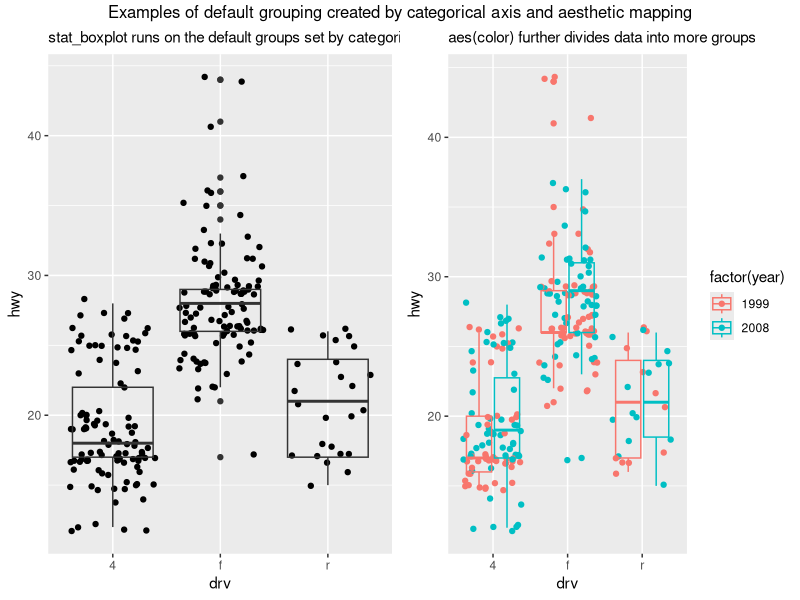
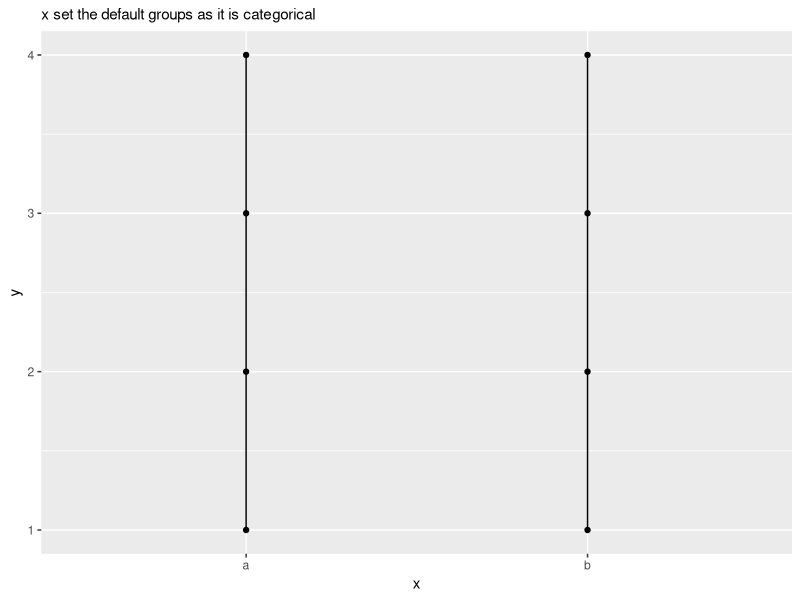
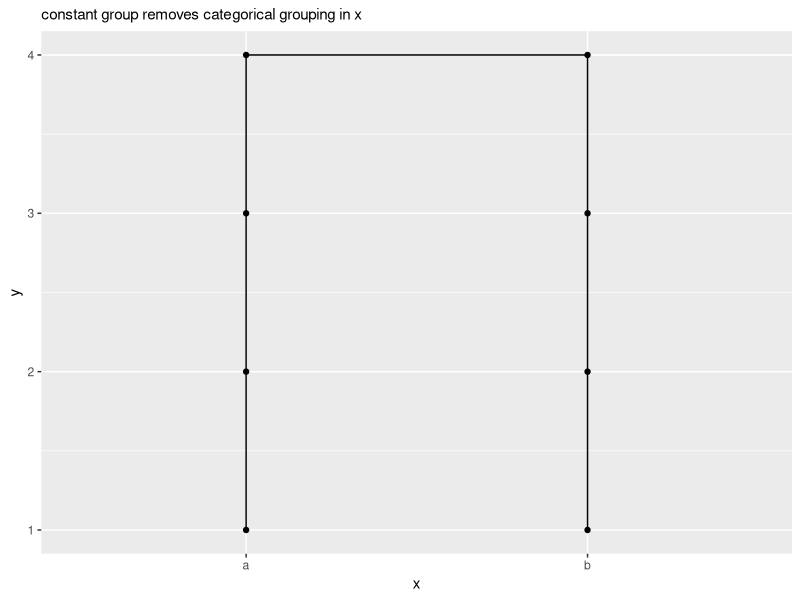
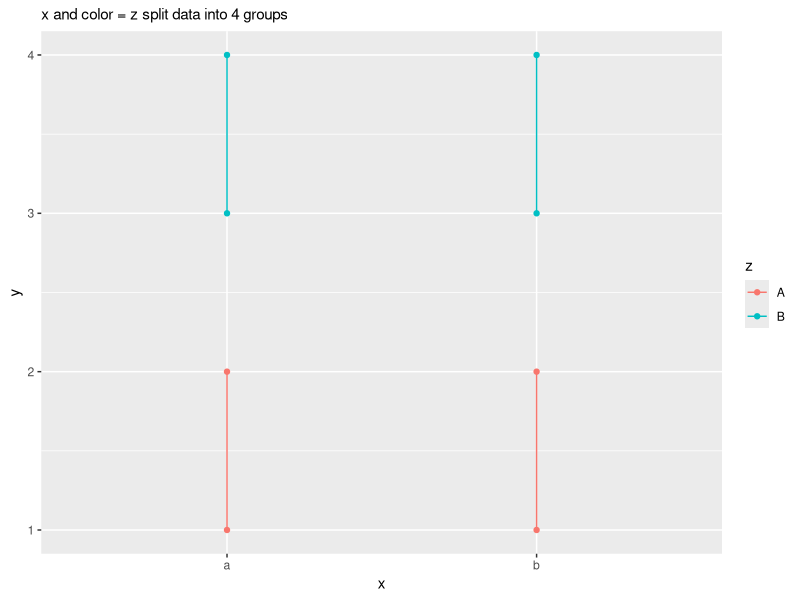
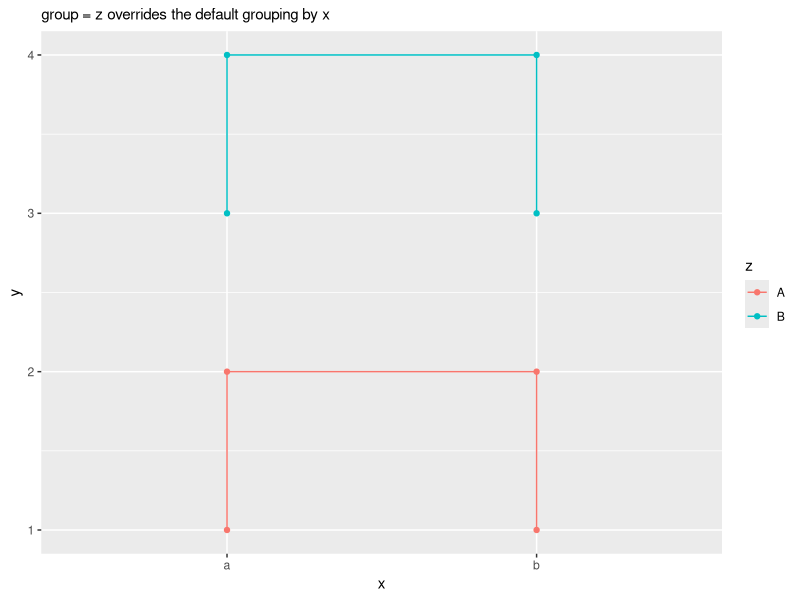
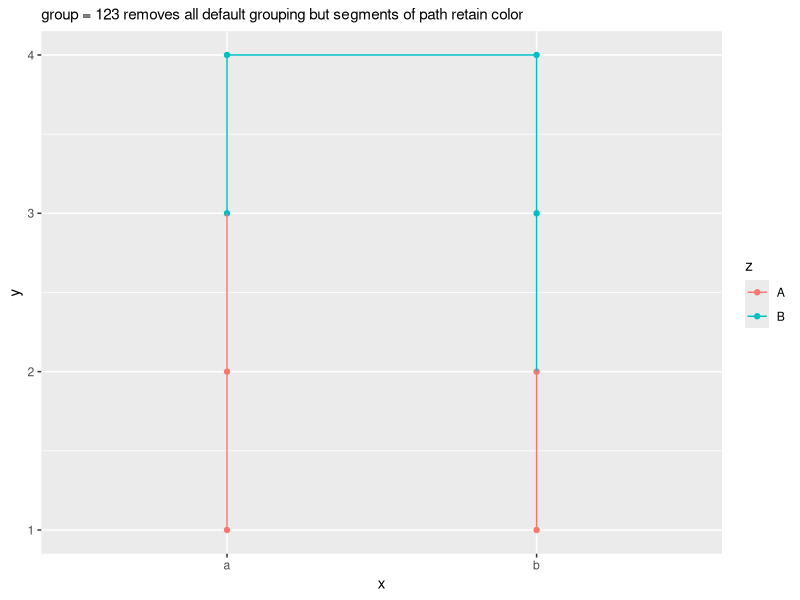
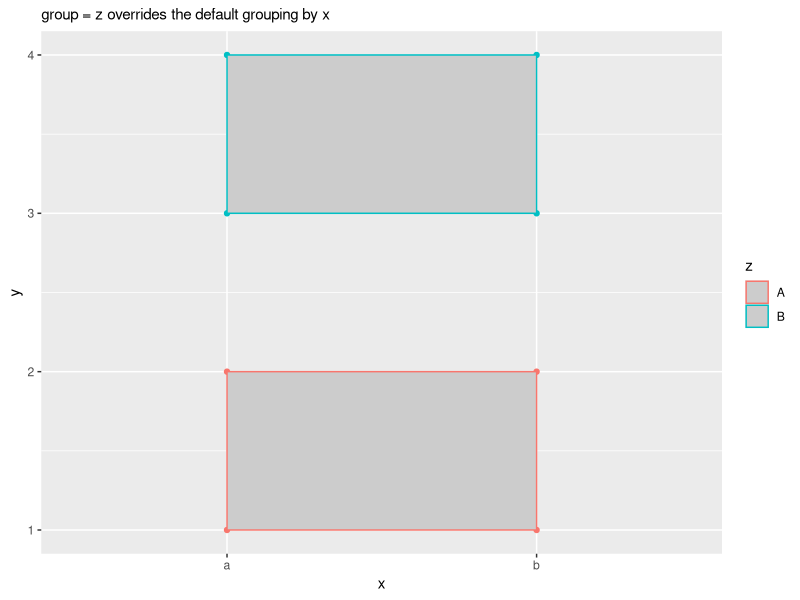
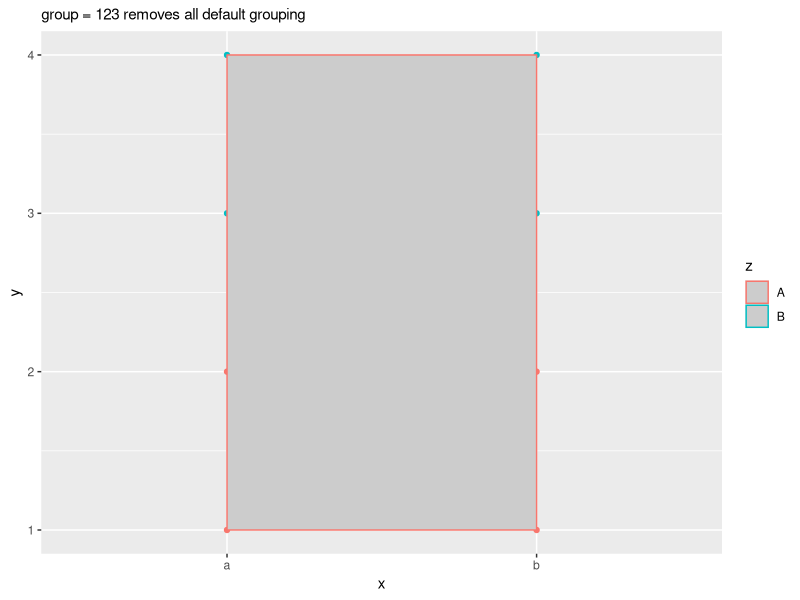

Recreate these plots in R, in order.
## ---- chunk 1
library(knitr)
opts_chunk$set(message = FALSE, warning = FALSE)
## ---- chunk 2
library(ggplot2)
library(grid)
library(gridExtra)

g1 <- ggplot(mpg, aes(drv, hwy)) +
    geom_jitter() +
    stat_boxplot(fill = NA) +
    labs(subtitle = "stat_boxplot runs on the default groups set by categorical drv")

g2 <- ggplot(mpg, aes(drv, hwy, color = factor(year))) +
    geom_jitter() +
    stat_boxplot(fill = NA) +
    labs(subtitle = "aes(color) further divides data into more groups")

grid.arrange(g1, g2, nrow = 1,
             top = textGrob("Examples of default grouping created by categorical axis and aesthetic mapping"))
## ---- chunk 3
# make up a simple dummy data frame
df <- data.frame(x = c("a", "a", "a", "a", "b", "b", "b", "b"),
                 y = c(1, 2, 3, 4, 4, 3, 2, 1),
                 z = c("A", "A", "B", "B", "B", "B", "A", "A"))

ggplot(df, aes(x, y)) +
    geom_point() +
    geom_path() +
    labs(subtitle = "x set the default groups as it is categorical")
## ---- chunk 4
ggplot(df, aes(x, y)) +
    geom_point() +
    geom_path(aes(group = 123)) +   # constant group can stay outside of aes()
    labs(subtitle = "constant group removes categorical grouping in x")
## ---- chunk 5
ggplot(df, aes(x, y, color = z)) +
    geom_point() +
    geom_path() +
    labs(subtitle = "x and color = z split data into 4 groups")
## ---- chunk 6
ggplot(df, aes(x, y, color = z)) +
    geom_point() +
    geom_path(aes(group = z)) +
    labs(subtitle = "group = z overrides the default grouping by x")
## ---- chunk 7
ggplot(df, aes(x, y, color = z)) +
    geom_point() +
    geom_path(aes(group = 123)) +
    labs(subtitle = "group = 123 removes all default grouping but segments of path retain color")
## ---- chunk 8
ggplot(df, aes(x, y, color = z)) +
    geom_point() +
    geom_polygon(aes(group = z), fill = "grey80") +
    labs(subtitle = "group = z overrides the default grouping by x")
## ---- chunk 9
ggplot(df, aes(x, y, color = z)) +
    geom_point() +
    geom_polygon(aes(group = 123), fill = "grey80") +
    labs(subtitle = "group = 123 removes all default grouping")
